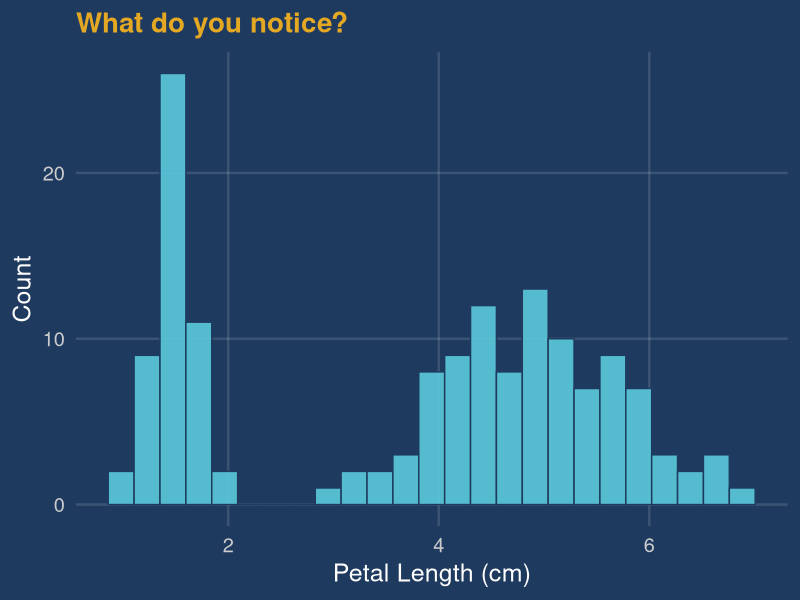
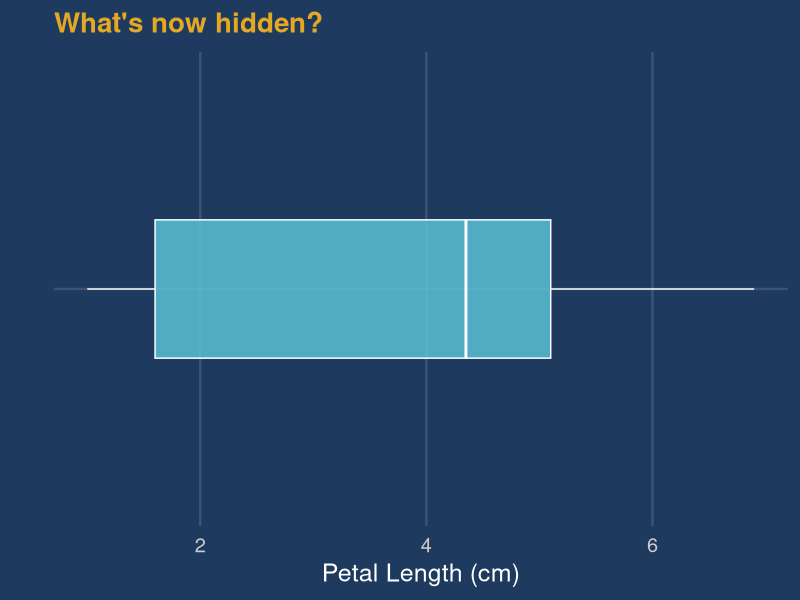

Write R code to recreate these figures, in order.
## ---- chunk 1
#| include: false
library(ggplot2)

# Shared dark theme for all plots
theme_section <- function() {
  theme_minimal(base_size = 18) +
  theme(
    plot.background  = element_rect(fill = "#1e3a5f", color = NA),
    panel.background = element_rect(fill = "#1e3a5f", color = NA),
    panel.grid.major = element_line(color = "#ffffff22"),
    panel.grid.minor = element_blank(),
    text             = element_text(color = "white"),
    axis.text        = element_text(color = "#cccccc"),
    plot.title       = element_text(color = "#E5A823", size = 20, face = "bold")
  )
}
## ---- chunk 2
#| echo: false
#| fig-height: 4.2
#| fig-width: 9
ggplot(iris, aes(x = Petal.Length)) +
  geom_histogram(bins = 25, fill = "#5BC8DB", color = "#1e3a5f", alpha = 0.9) +
  labs(x = "Petal Length (cm)", y = "Count", title = "What do you notice?") +
  theme_section()
## ---- chunk 3
#| echo: false
#| fig-height: 4.2
#| fig-width: 9
ggplot(iris, aes(y = "", x = Petal.Length)) +
  geom_boxplot(fill = "#5BC8DB", color = "white", alpha = 0.8, width = 0.35,
               outlier.color = "#E5A823", outlier.size = 3) +
  labs(y = "", x = "Petal Length (cm)", title = "What's now hidden?") +
  theme_section()
